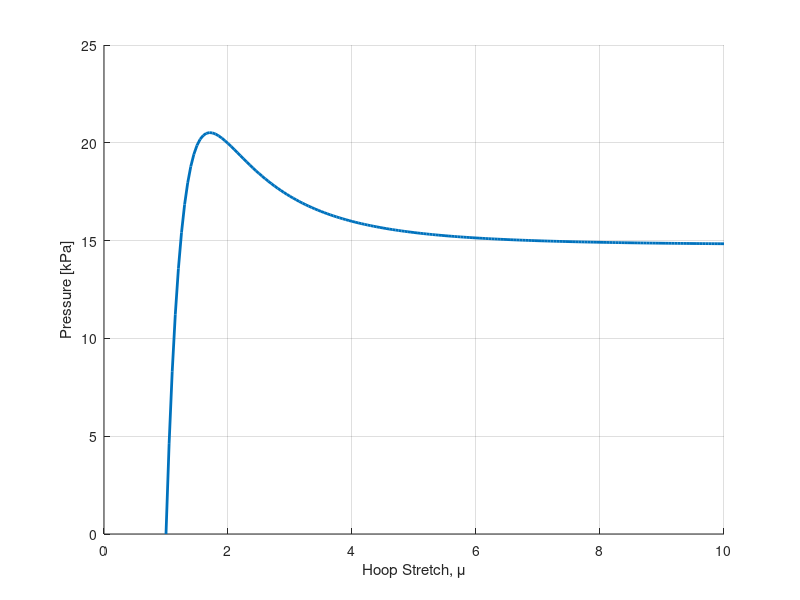

MATLAB code to generate this figure:
clear all
clc
close all

d=0.025;
rho=0.32;
s=0.3;
K=10;
i=1;


for mu=1:0.05:10
lambda(i)= sqrt(0.5*(K*mu^2-1/(mu^2))/(2*K+mu^2)+...
    sqrt((0.5*(K*mu^2-1/mu^2)/(2*K+mu^2))^2+(K*mu^(-2)+2)/(2*K+mu^2)));

%p(i)=2*s*d/rho*(1/lambda(i)/mu^2*(lambda(i)^2-1/(lambda(i))^2/mu^2)*(K^2+mu^2));
p(i)=2*s*d/rho*(1/lambda(i)/mu^2*(lambda(i)^2-1/(lambda(i))^2/mu^2)*(K+mu^2));
i=i+1;



end
mu=1:0.05:10;
%plot(mu,lambda)
hold on
grid on
plot(mu,p*6.89^2*2.1, 'LineWidth',2)
xlabel('Hoop Stretch, \mu')
ylabel('Pressure [kPa]')